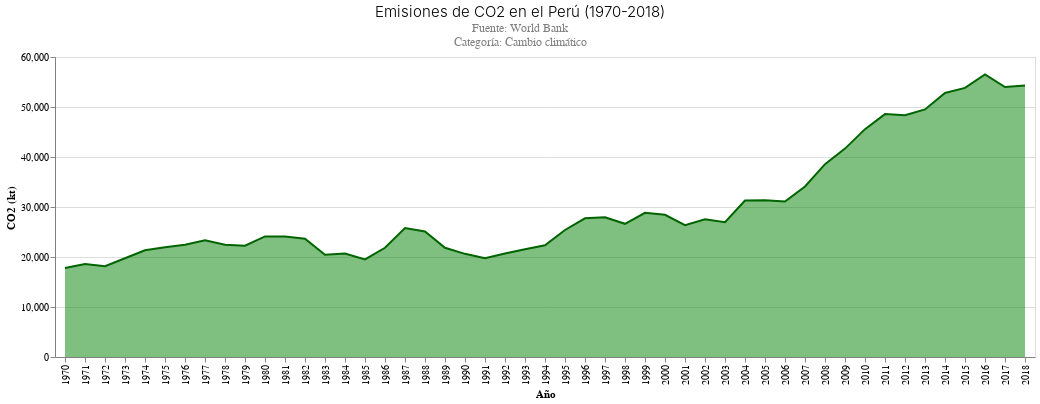

Notebook source saved alongside this figure:
### Code cell
#Realizamos un gráfico de línea para ver la evolución de la emisión de CO2 en el Perú. 
alt.Chart(df_final).mark_area(color = 'green', 
                           opacity = 0.5, 
                           line = {'color':'darkgreen'}).encode(
    alt.X('Year:O', axis=alt.Axis(title='Año')),
    alt.Y('Value_y:Q', axis=alt.Axis(title='CO2 (kt)')),
     ).properties(
    title={
      "text": ["Emisiones de CO2 en el Perú (1970-2018)"], 
      "subtitle": ["Fuente: World Bank", "Categoría: Cambio climático"],
      "color": "Black",
      "subtitleColor": "Gray"
    })

### Figure 1 — Vega-Lite specification as saved in the notebook (floating-point values rounded to 4 significant figures)
{"config": {"title": {"font": "Arial", "fontSize": 15, "fontWeight": 300, "offset": 0, "anchor": "left"}, "axis": {"labelFont": "Arial", "titleFont": "Arial", "domainColor": "gray"}, "header": {"labelFont": "Arial", "titleFont": "Arial"}, "legend": {"labelFont": "Arial Narrow", "titleFont": "Arial Narrow", "symbolType": "line", "padding": 1}, "background": "#ffffff"}, "data": {"name": "data-b12d35ec4ba3472928e535e988f5cb5b"}, "mark": {"type": "area", "color": "green", "line": {"color": "darkgreen"}, "opacity": 0.5}, "encoding": {"x": {"type": "ordinal", "axis": {"title": "Año"}, "field": "Year"}, "y": {"type": "quantitative", "axis": {"title": "CO2 (kt)"}, "field": "Value_y"}}, "title": {"text": ["Emisiones de CO2 en el Perú (1970-2018)"], "subtitle": ["Fuente: World Bank", "Categoría: Cambio climático"], "color": "Black", "subtitleColor": "Gray"}, "$schema": "https://vega.github.io/schema/vega-lite/v4.8.1.json", "datasets": {"data-b12d35ec4ba3472928e535e988f5cb5b": [{"Country Name_x": "Peru", "Country ISO3_x": "PER", "Year": 1970, "Indicator Name_x": "Total greenhouse gas emissions (kt of CO2 equivalent)", "Indicator Code_x": "EN.ATM.GHGT.KT.CE", "Value_x": 55260.0, "Country Name_y": "Peru", "Country ISO3_y": "PER", "Indicator Name_y": "CO2 emissions (kt)", "Indicator Code_y": "EN.ATM.CO2E.KT", "Value_y": 17780.0}, {"Country Name_x": "Peru", "Country ISO3_x": "PER", "Year": 1971, "Indicator Name_x": "Total greenhouse gas emissions (kt of CO2 equivalent)", "Indicator Code_x": "EN.ATM.GHGT.KT.CE", "Value_x": 49530.0, "Country Name_y": "Peru", "Country ISO3_y": "PER", "Indicator Name_y": "CO2 emissions (kt)", "Indicator Code_y": "EN.ATM.CO2E.KT", "Value_y": 18610.0}, {"Country Name_x": "Peru", "Country ISO3_x": "PER", "Year": 1972, "Indicator Name_x": "Total greenhouse gas emissions (kt of CO2 equivalent)", "Indicator Code_x": "EN.ATM.GHGT.KT.CE", "Value_x": 51650.0, "Country Name_y": "Peru", "Country ISO3_y": "PER", "Indicator Name_y": "CO2 emissions (kt)", "Indicator Code_y": "EN.ATM.CO2E.KT", "Value_y": 18170.0}, {"Country Name_x": "Peru", "Country ISO3_x": "PER", "Year": 1973, "Indicator Name_x": "Total greenhouse gas emissions (kt of CO2 equivalent)", "Indicator Code_x": "EN.ATM.GHGT.KT.CE", "Value_x": 49970.0, "Country Name_y": "Peru", "Country ISO3_y": "PER", "Indicator Name_y": "CO2 emissions (kt)", "Indicator Code_y": "EN.ATM.CO2E.KT", "Value_y": 19760.0}, {"Country Name_x": "Peru", "Country ISO3_x": "PER", "Year": 1974, "Indicator Name_x": "Total greenhouse gas emissions (kt of CO2 equivalent)", "Indicator Code_x": "EN.ATM.GHGT.KT.CE", "Value_x": 53200.0, "Country Name_y": "Peru", "Country ISO3_y": "PER", "Indicator Name_y": "CO2 emissions (kt)", "Indicator Code_y": "EN.ATM.CO2E.KT", "Value_y": 21360.0}, {"Country Name_x": "Peru", "Country ISO3_x": "PER", "Year": 1975, "Indicator Name_x": "Total greenhouse gas emissions (kt of CO2 equivalent)", "Indicator Code_x": "EN.ATM.GHGT.KT.CE", "Value_x": 54950.0, "Country Name_y": "Peru", "Country ISO3_y": "PER", "Indicator Name_y": "CO2 emissions (kt)", "Indicator Code_y": "EN.ATM.CO2E.KT", "Value_y": 21970.0}, {"Country Name_x": "Peru", "Country ISO3_x": "PER", "Year": 1976, "Indicator Name_x": "Total greenhouse gas emissions (kt of CO2 equivalent)", "Indicator Code_x": "EN.ATM.GHGT.KT.CE", "Value_x": 58640.0, "Country Name_y": "Peru", "Country ISO3_y": "PER", "Indicator Name_y": "CO2 emissions (kt)", "Indicator Code_y": "EN.ATM.CO2E.KT", "Value_y": 22440.0}, {"Country Name_x": "Peru", "Country ISO3_x": "PER", "Year": 1977, "Indicator Name_x": "Total greenhouse gas emissions (kt of CO2 equivalent)", "Indicator Code_x": "EN.ATM.GHGT.KT.CE", "Value_x": 53840.0, "Country Name_y": "Peru", "Country ISO3_y": "PER", "Indicator Name_y": "CO2 emissions (kt)", "Indicator Code_y": "EN.ATM.CO2E.KT", "Value_y": 23340.0}, {"Country Name_x": "Peru", "Country ISO3_x": "PER", "Year": 1978, "Indicator Name_x": "Total greenhouse gas emissions (kt of CO2 equivalent)", "Indicator Code_x": "EN.ATM.GHGT.KT.CE", "Value_x": 56740.0, "Country Name_y": "Peru", "Country ISO3_y": "PER", "Indicator Name_y": "CO2 emissions (kt)", "Indicator Code_y": "EN.ATM.CO2E.KT", "Value_y": 22460.0}, {"Country Name_x": "Peru", "Country ISO3_x": "PER", "Year": 1979, "Indicator Name_x": "Total greenhouse gas emissions (kt of CO2 equivalent)", "Indicator Code_x": "EN.ATM.GHGT.KT.CE", "Value_x": 58830.0, "Country Name_y": "Peru", "Country ISO3_y": "PER", "Indicator Name_y": "CO2 emissions (kt)", "Indicator Code_y": "EN.ATM.CO2E.KT", "Value_y": 22270.0}, {"Country Name_x": "Peru", "Country ISO3_x": "PER", "Year": 1980, "Indicator Name_x": "Total greenhouse gas emissions (kt of CO2 equivalent)", "Indicator Code_x": "EN.ATM.GHGT.KT.CE", "Value_x": 60580.0, "Country Name_y": "Peru", "Country ISO3_y": "PER", "Indicator Name_y": "CO2 emissions (kt)", "Indicator Code_y": "EN.ATM.CO2E.KT", "Value_y": 24120.0}, {"Country Name_x": "Peru", "Country ISO3_x": "PER", "Year": 1981, "Indicator Name_x": "Total greenhouse gas emissions (kt of CO2 equivalent)", "Indicator Code_x": "EN.ATM.GHGT.KT.CE", "Value_x": 60100.0, "Country Name_y": "Peru", "Country ISO3_y": "PER", "Indicator Name_y": "CO2 emissions (kt)", "Indicator Code_y": "EN.ATM.CO2E.KT", "Value_y": 24100.0}, {"Country Name_x": "Peru", "Country ISO3_x": "PER", "Year": 1982, "Indicator Name_x": "Total greenhouse gas emissions (kt of CO2 equivalent)", "Indicator Code_x": "EN.ATM.GHGT.KT.CE", "Value_x": 60740.0, "Country Name_y": "Peru", "Country ISO3_y": "PER", "Indicator Name_y": "CO2 emissions (kt)", "Indicator Code_y": "EN.ATM.CO2E.KT", "Value_y": 23670.0}, {"Country Name_x": "Peru", "Country ISO3_x": "PER", "Year": 1983, "Indicator Name_x": "Total greenhouse gas emissions (kt of CO2 equivalent)", "Indicator Code_x": "EN.ATM.GHGT.KT.CE", "Value_x": 57030.0, "Country Name_y": "Peru", "Country ISO3_y": "PER", "Indicator Name_y": "CO2 emissions (kt)", "Indicator Code_y": "EN.ATM.CO2E.KT", "Value_y": 20450.0}, {"Country Name_x": "Peru", "Country ISO3_x": "PER", "Year": 1984, "Indicator Name_x": "Total greenhouse gas emissions (kt of CO2 equivalent)", "Indicator Code_x": "EN.ATM.GHGT.KT.CE", "Value_x": 53960.0, "Country Name_y": "Peru", "Country ISO3_y": "PER", "Indicator Name_y": "CO2 emissions (kt)", "Indicator Code_y": "EN.ATM.CO2E.KT", "Value_y": 20690.0}, {"Country Name_x": "Peru", "Country ISO3_x": "PER", "Year": 1985, "Indicator Name_x": "Total greenhouse gas emissions (kt of CO2 equivalent)", "Indicator Code_x": "EN.ATM.GHGT.KT.CE", "Value_x": 53620.0, "Country Name_y": "Peru", "Country ISO3_y": "PER", "Indicator Name_y": "CO2 emissions (kt)", "Indicator Code_y": "EN.ATM.CO2E.KT", "Value_y": 19510.0}, {"Country Name_x": "Peru", "Country ISO3_x": "PER", "Year": 1986, "Indicator Name_x": "Total greenhouse gas emissions (kt of CO2 equivalent)", "Indicator Code_x": "EN.ATM.GHGT.KT.CE", "Value_x": 57180.0, "Country Name_y": "Peru", "Country ISO3_y": "PER", "Indicator Name_y": "CO2 emissions (kt)", "Indicator Code_y": "EN.ATM.CO2E.KT", "Value_y": 21850.0}, {"Country Name_x": "Peru", "Country ISO3_x": "PER", "Year": 1987, "Indicator Name_x": "Total greenhouse gas emissions (kt of CO2 equivalent)", "Indicator Code_x": "EN.ATM.GHGT.KT.CE", "Value_x": 62290.0, "Country Name_y": "Peru", "Country ISO3_y": "PER", "Indicator Name_y": "CO2 emissions (kt)", "Indicator Code_y": "EN.ATM.CO2E.KT", "Value_y": 25780.0}, {"Country Name_x": "Peru", "Country ISO3_x": "PER", "Year": 1988, "Indicator Name_x": "Total greenhouse gas emissions (kt of CO2 equivalent)", "Indicator Code_x": "EN.ATM.GHGT.KT.CE", "Value_x": 60300.0, "Country Name_y": "Peru", "Country ISO3_y": "PER", "Indicator Name_y": "CO2 emissions (kt)", "Indicator Code_y": "EN.ATM.CO2E.KT", "Value_y": 25110.0}, {"Country Name_x": "Peru", "Country ISO3_x": "PER", "Year": 1989, "Indicator Name_x": "Total greenhouse gas emissions (kt of CO2 equivalent)", "Indicator Code_x": "EN.ATM.GHGT.KT.CE", "Value_x": 57770.0, "Country Name_y": "Peru", "Country ISO3_y": "PER", "Indicator Name_y": "CO2 emissions (kt)", "Indicator Code_y": "EN.ATM.CO2E.KT", "Value_y": 21840.0}, {"Country Name_x": "Peru", "Country ISO3_x": "PER", "Year": 1990, "Indicator Name_x": "Total greenhouse gas emissions (kt of CO2 equivalent)", "Indicator Code_x": "EN.ATM.GHGT.KT.CE", "Value_x": 43970.0, "Country Name_y": "Peru", "Country ISO3_y": "PER", "Indicator Name_y": "CO2 emissions (kt)", "Indicator Code_y": "EN.ATM.CO2E.KT", "Value_y": 20630.0}, {"Country Name_x": "Peru", "Country ISO3_x": "PER", "Year": 1991, "Indicator Name_x": "Total greenhouse gas emissions (kt of CO2 equivalent)", "Indicator Code_x": "EN.ATM.GHGT.KT.CE", "Value_x": 42740.0, "Country Name_y": "Peru", "Country ISO3_y": "PER", "Indicator Name_y": "CO2 emissions (kt)", "Indicator Code_y": "EN.ATM.CO2E.KT", "Value_y": 19750.0}, {"Country Name_x": "Peru", "Country ISO3_x": "PER", "Year": 1992, "Indicator Name_x": "Total greenhouse gas emissions (kt of CO2 equivalent)", "Indicator Code_x": "EN.ATM.GHGT.KT.CE", "Value_x": 43610.0, "Country Name_y": "Peru", "Country ISO3_y": "PER", "Indicator Name_y": "CO2 emissions (kt)", "Indicator Code_y": "EN.ATM.CO2E.KT", "Value_y": 20690.0}, {"Country Name_x": "Peru", "Country ISO3_x": "PER", "Year": 1993, "Indicator Name_x": "Total greenhouse gas emissions (kt of CO2 equivalent)", "Indicator Code_x": "EN.ATM.GHGT.KT.CE", "Value_x": 44780.0, "Country Name_y": "Peru", "Country ISO3_y": "PER", "Indicator Name_y": "CO2 emissions (kt)", "Indicator Code_y": "EN.ATM.CO2E.KT", "Value_y": 21540.0}, {"Country Name_x": "Peru", "Country ISO3_x": "PER", "Year": 1994, "Indicator Name_x": "Total greenhouse gas emissions (kt of CO2 equivalent)", "Indicator Code_x": "EN.ATM.GHGT.KT.CE", "Value_x": 47300.0, "Country Name_y": "Peru", "Country ISO3_y": "PER", "Indicator Name_y": "CO2 emissions (kt)", "Indicator Code_y": "EN.ATM.CO2E.KT", "Value_y": 22360.0}, {"Country Name_x": "Peru", "Country ISO3_x": "PER", "Year": 1995, "Indicator Name_x": "Total greenhouse gas emissions (kt of CO2 equivalent)", "Indicator Code_x": "EN.ATM.GHGT.KT.CE", "Value_x": 52080.0, "Country Name_y": "Peru", "Country ISO3_y": "PER", "Indicator Name_y": "CO2 emissions (kt)", "Indicator Code_y": "EN.ATM.CO2E.KT", "Value_y": 25400.0}, {"Country Name_x": "Peru", "Country ISO3_x": "PER", "Year": 1996, "Indicator Name_x": "Total greenhouse gas emissions (kt of CO2 equivalent)", "Indicator Code_x": "EN.ATM.GHGT.KT.CE", "Value_x": 55670.0, "Country Name_y": "Peru", "Country ISO3_y": "PER", "Indicator Name_y": "CO2 emissions (kt)", "Indicator Code_y": "EN.ATM.CO2E.KT", "Value_y": 27740.0}, {"Country Name_x": "Peru", "Country ISO3_x": "PER", "Year": 1997, "Indicator Name_x": "Total greenhouse gas emissions (kt of CO2 equivalent)", "Indicator Code_x": "EN.ATM.GHGT.KT.CE", "Value_x": 56970.0, "Country Name_y": "Peru", "Country ISO3_y": "PER", "Indicator Name_y": "CO2 emissions (kt)", "Indicator Code_y": "EN.ATM.CO2E.KT", "Value_y": 27950.0}, {"Country Name_x": "Peru", "Country ISO3_x": "PER", "Year": 1998, "Indicator Name_x": "Total greenhouse gas emissions (kt of CO2 equivalent)", "Indicator Code_x": "EN.ATM.GHGT.KT.CE", "Value_x": 57160.0, "Country Name_y": "Peru", "Country ISO3_y": "PER", "Indicator Name_y": "CO2 emissions (kt)", "Indicator Code_y": "EN.ATM.CO2E.KT", "Value_y": 26640.0}, {"Country Name_x": "Peru", "Country ISO3_x": "PER", "Year": 1999, "Indicator Name_x": "Total greenhouse gas emissions (kt of CO2 equivalent)", "Indicator Code_x": "EN.ATM.GHGT.KT.CE", "Value_x": 61510.0, "Country Name_y": "Peru", "Country ISO3_y": "PER", "Indicator Name_y": "CO2 emissions (kt)", "Indicator Code_y": "EN.ATM.CO2E.KT", "Value_y": 28840.0}, {"Country Name_x": "Peru", "Country ISO3_x": "PER", "Year": 2000, "Indicator Name_x": "Total greenhouse gas emissions (kt of CO2 equivalent)", "Indicator Code_x": "EN.ATM.GHGT.KT.CE", "Value_x": 62310.0, "Country Name_y": "Peru", "Country ISO3_y": "PER", "Indicator Name_y": "CO2 emissions (kt)", "Indicator Code_y": "EN.ATM.CO2E.KT", "Value_y": 28430.0}, {"Country Name_x": "Peru", "Country ISO3_x": "PER", "Year": 2001, "Indicator Name_x": "Total greenhouse gas emissions (kt of CO2 equivalent)", "Indicator Code_x": "EN.ATM.GHGT.KT.CE", "Value_x": 60500.0, "Country Name_y": "Peru", "Country ISO3_y": "PER", "Indicator Name_y": "CO2 emissions (kt)", "Indicator Code_y": "EN.ATM.CO2E.KT", "Value_y": 26360.0}, {"Country Name_x": "Peru", "Country ISO3_x": "PER", "Year": 2002, "Indicator Name_x": "Total greenhouse gas emissions (kt of CO2 equivalent)", "Indicator Code_x": "EN.ATM.GHGT.KT.CE", "Value_x": 62460.0, "Country Name_y": "Peru", "Country ISO3_y": "PER", "Indicator Name_y": "CO2 emissions (kt)", "Indicator Code_y": "EN.ATM.CO2E.KT", "Value_y": 27550.0}, {"Country Name_x": "Peru", "Country ISO3_x": "PER", "Year": 2003, "Indicator Name_x": "Total greenhouse gas emissions (kt of CO2 equivalent)", "Indicator Code_x": "EN.ATM.GHGT.KT.CE", "Value_x": 62290.0, "Country Name_y": "Peru", "Country ISO3_y": "PER", "Indicator Name_y": "CO2 emissions (kt)", "Indicator Code_y": "EN.ATM.CO2E.KT", "Value_y": 26940.0}, {"Country Name_x": "Peru", "Country ISO3_x": "PER", "Year": 2004, "Indicator Name_x": "Total greenhouse gas emissions (kt of CO2 equivalent)", "Indicator Code_x": "EN.ATM.GHGT.KT.CE", "Value_x": 66670.0, "Country Name_y": "Peru", "Country ISO3_y": "PER", "Indicator Name_y": "CO2 emissions (kt)", "Indicator Code_y": "EN.ATM.CO2E.KT", "Value_y": 31300.0}, {"Country Name_x": "Peru", "Country ISO3_x": "PER", "Year": 2005, "Indicator Name_x": "Total greenhouse gas emissions (kt of CO2 equivalent)", "Indicator Code_x": "EN.ATM.GHGT.KT.CE", "Value_x": 67840.0, "Country Name_y": "Peru", "Country ISO3_y": "PER", "Indicator Name_y": "CO2 emissions (kt)", "Indicator Code_y": "EN.ATM.CO2E.KT", "Value_y": 31350.0}, {"Country Name_x": "Peru", "Country ISO3_x": "PER", "Year": 2006, "Indicator Name_x": "Total greenhouse gas emissions (kt of CO2 equivalent)", "Indicator Code_x": "EN.ATM.GHGT.KT.CE", "Value_x": 67810.0, "Country Name_y": "Peru", "Country ISO3_y": "PER", "Indicator Name_y": "CO2 emissions (kt)", "Indicator Code_y": "EN.ATM.CO2E.KT", "Value_y": 31080.0}, {"Country Name_x": "Peru", "Country ISO3_x": "PER", "Year": 2007, "Indicator Name_x": "Total greenhouse gas emissions (kt of CO2 equivalent)", "Indicator Code_x": "EN.ATM.GHGT.KT.CE", "Value_x": 71710.0, "Country Name_y": "Peru", "Country ISO3_y": "PER", "Indicator Name_y": "CO2 emissions (kt)", "Indicator Code_y": "EN.ATM.CO2E.KT", "Value_y": 34110.0}, {"Country Name_x": "Peru", "Country ISO3_x": "PER", "Year": 2008, "Indicator Name_x": "Total greenhouse gas emissions (kt of CO2 equivalent)", "Indicator Code_x": "EN.ATM.GHGT.KT.CE", "Value_x": 76510.0, "Country Name_y": "Peru", "Country ISO3_y": "PER", "Indicator Name_y": "CO2 emissions (kt)", "Indicator Code_y": "EN.ATM.CO2E.KT", "Value_y": 38560.0}, {"Country Name_x": "Peru", "Country ISO3_x": "PER", "Year": 2009, "Indicator Name_x": "Total greenhouse gas emissions (kt of CO2 equivalent)", "Indicator Code_x": "EN.ATM.GHGT.KT.CE", "Value_x": 80650.0, "Country Name_y": "Peru", "Country ISO3_y": "PER", "Indicator Name_y": "CO2 emissions (kt)", "Indicator Code_y": "EN.ATM.CO2E.KT", "Value_y": 41680.0}, {"Country Name_x": "Peru", "Country ISO3_x": "PER", "Year": 2010, "Indicator Name_x": "Total greenhouse gas emissions (kt of CO2 equivalent)", "Indicator Code_x": "EN.ATM.GHGT.KT.CE", "Value_x": 84650.0, "Country Name_y": "Peru", "Country ISO3_y": "PER", "Indicator Name_y": "CO2 emissions (kt)", "Indicator Code_y": "EN.ATM.CO2E.KT", "Value_y": 45570.0}, {"Country Name_x": "Peru", "Country ISO3_x": "PER", "Year": 2011, "Indicator Name_x": "Total greenhouse gas emissions (kt of CO2 equivalent)", "Indicator Code_x": "EN.ATM.GHGT.KT.CE", "Value_x": 88120.0, "Country Name_y": "Peru", "Country ISO3_y": "PER", "Indicator Name_y": "CO2 emissions (kt)", "Indicator Code_y": "EN.ATM.CO2E.KT", "Value_y": 48580.0}, {"Country Name_x": "Peru", "Country ISO3_x": "PER", "Year": 2012, "Indicator Name_x": "Total greenhouse gas emissions (kt of CO2 equivalent)", "Indicator Code_x": "EN.ATM.GHGT.KT.CE", "Value_x": 88380.0, "Country Name_y": "Peru", "Country ISO3_y": "PER", "Indicator Name_y": "CO2 emissions (kt)", "Indicator Code_y": "EN.ATM.CO2E.KT", "Value_y": 48370.0}, {"Country Name_x": "Peru", "Country ISO3_x": "PER", "Year": 2013, "Indicator Name_x": "Total greenhouse gas emissions (kt of CO2 equivalent)", "Indicator Code_x": "EN.ATM.GHGT.KT.CE", "Value_x": 89840.0, "Country Name_y": "Peru", "Country ISO3_y": "PER", "Indicator Name_y": "CO2 emissions (kt)", "Indicator Code_y": "EN.ATM.CO2E.KT", "Value_y": 49520.0}, {"Country Name_x": "Peru", "Country ISO3_x": "PER", "Year": 2014, "Indicator Name_x": "Total greenhouse gas emissions (kt of CO2 equivalent)", "Indicator Code_x": "EN.ATM.GHGT.KT.CE", "Value_x": 93240.0, "Country Name_y": "Peru", "Country ISO3_y": "PER", "Indicator Name_y": "CO2 emissions (kt)", "Indicator Code_y": "EN.ATM.CO2E.KT", "Value_y": 52810.0}, {"Country Name_x": "Peru", "Country ISO3_x": "PER", "Year": 2015, "Indicator Name_x": "Total greenhouse gas emissions (kt of CO2 equivalent)", "Indicator Code_x": "EN.ATM.GHGT.KT.CE", "Value_x": 94880.0, "Country Name_y": "Peru", "Country ISO3_y": "PER", "Indicator Name_y": "CO2 emissions (kt)", "Indicator Code_y": "EN.ATM.CO2E.KT", "Value_y": 53820.0}, {"Country Name_x": "Peru", "Country ISO3_x": "PER", "Year": 2016, "Indicator Name_x": "Total greenhouse gas emissions (kt of CO2 equivalent)", "Indicator Code_x": "EN.ATM.GHGT.KT.CE", "Value_x": 98040.0, "Country Name_y": "Peru", "Country ISO3_y": "PER", "Indicator Name_y": "CO2 emissions (kt)", "Indicator Code_y": "EN.ATM.CO2E.KT", "Value_y": 56530.0}, {"Country Name_x": "Peru", "Country ISO3_x": "PER", "Year": 2017, "Indicator Name_x": "Total greenhouse gas emissions (kt of CO2 equivalent)", "Indicator Code_x": "EN.ATM.GHGT.KT.CE", "Value_x": 96040.0, "Country Name_y": "Peru", "Country ISO3_y": "PER", "Indicator Name_y": "CO2 emissions (kt)", "Indicator Code_y": "EN.ATM.CO2E.KT", "Value_y": 53990.0}, {"Country Name_x": "Peru", "Country ISO3_x": "PER", "Year": 2018, "Indicator Name_x": "Total greenhouse gas emissions (kt of CO2 equivalent)", "Indicator Code_x": "EN.ATM.GHGT.KT.CE", "Value_x": 96280.0, "Country Name_y": "Peru", "Country ISO3_y": "PER", "Indicator Name_y": "CO2 emissions (kt)", "Indicator Code_y": "EN.ATM.CO2E.KT", "Value_y": 54280.0}]}}
